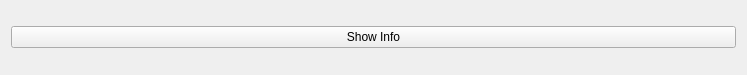
<?xml version="1.0" encoding="UTF-8"?>
<ui version="4.0">
 <class>Widget</class>
 <widget class="QWidget" name="Widget">
  <property name="geometry">
   <rect>
    <x>0</x>
    <y>0</y>
    <width>747</width>
    <height>75</height>
   </rect>
  </property>
  <property name="windowTitle">
   <string>Widget</string>
  </property>
  <layout class="QVBoxLayout" name="verticalLayout">
   <item>
    <widget class="QPushButton" name="showInfoButton">
     <property name="text">
      <string>Show Info</string>
     </property>
    </widget>
   </item>
  </layout>
 </widget>
 <resources/>
 <connections/>
</ui>
